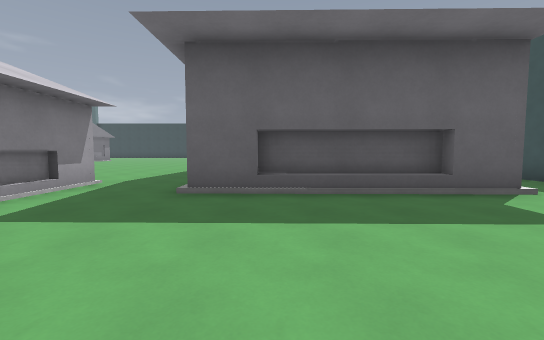
[1] (above)

20 first-person views from a walk through a Godot game level. The camera is 1.4 m above the floor, tilts 4° down and sees 90° across. The floor is counted in squares, 2 m on a side. Each view is taken from the middle of a square. On the plan, view 1 faces up. The plan holds only what a view shows up to about 9 squares ahead; the rest is blank. The place goes on beyond the plan. Characters and animated objects are left out. Surface patterns are stand-ins for the level's own textures.

[2]
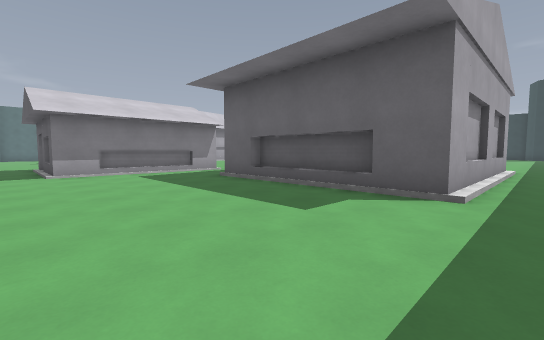

[3]
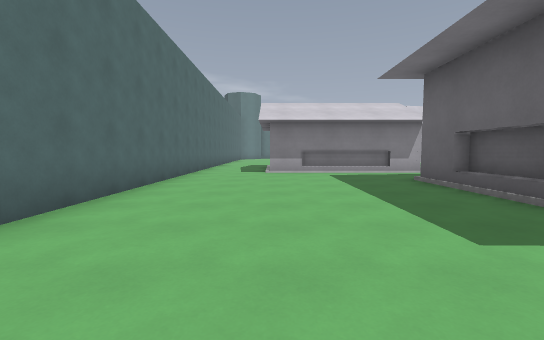

[4]
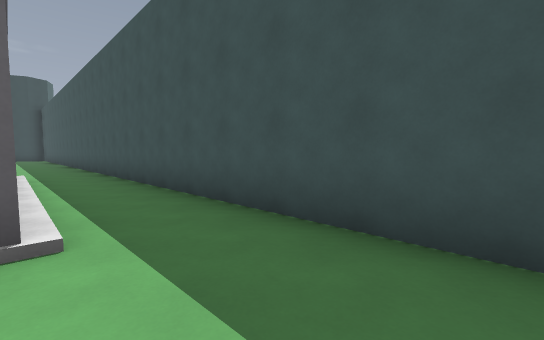

[5]
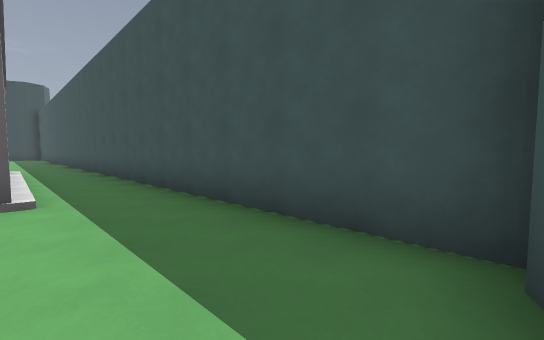

[6]
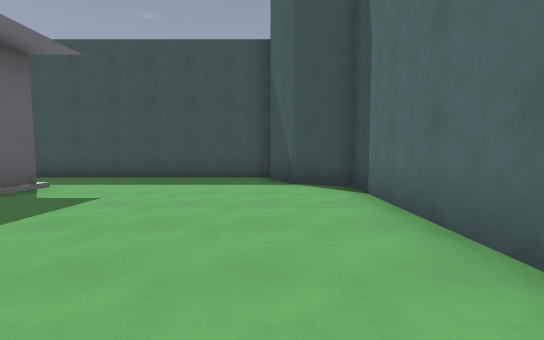

[7]
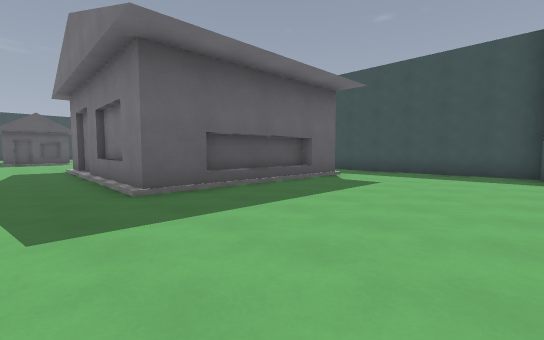

[8]
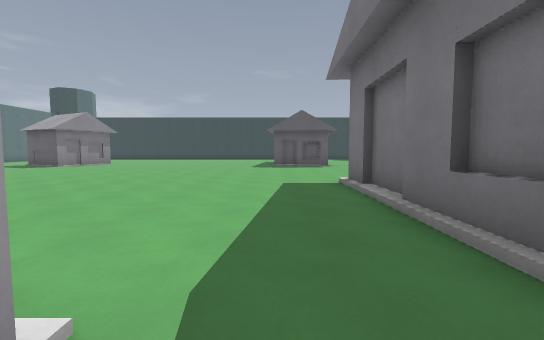

[9]
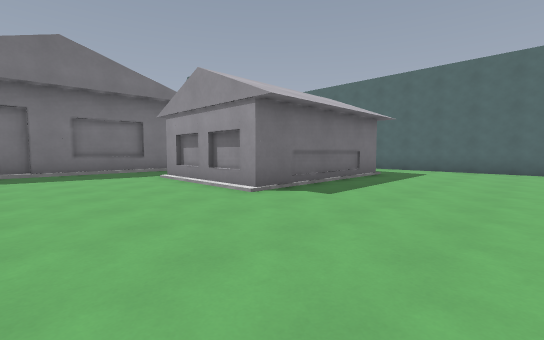

[10]
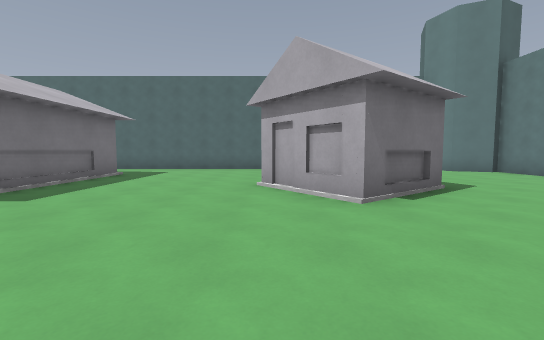

[11]
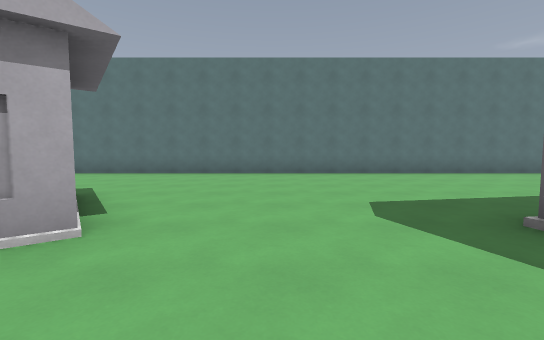

[12]
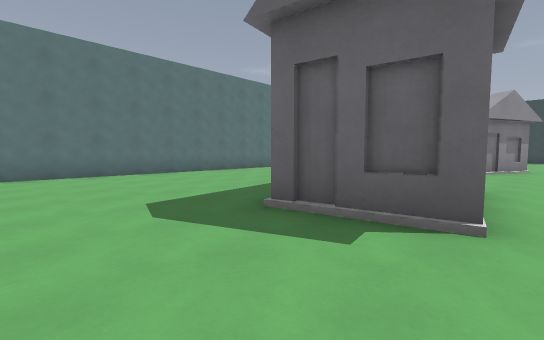

[13]
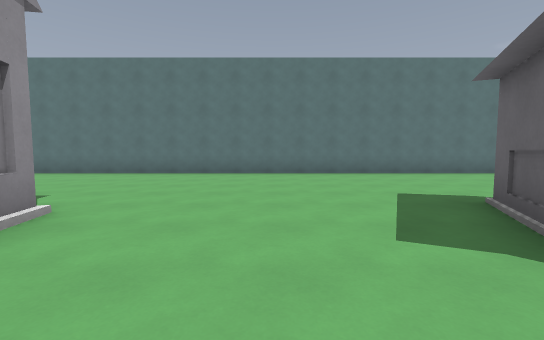

[14]
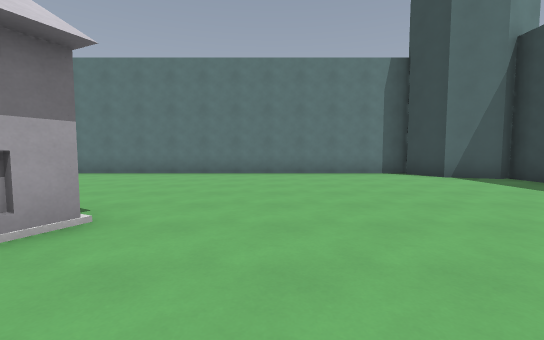

[15]
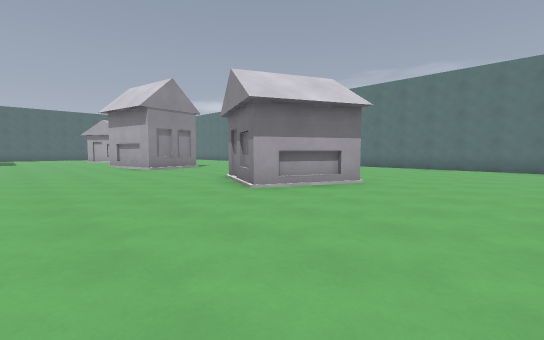

[16]
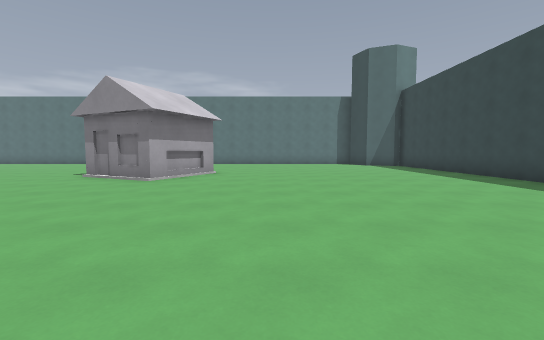

[17]
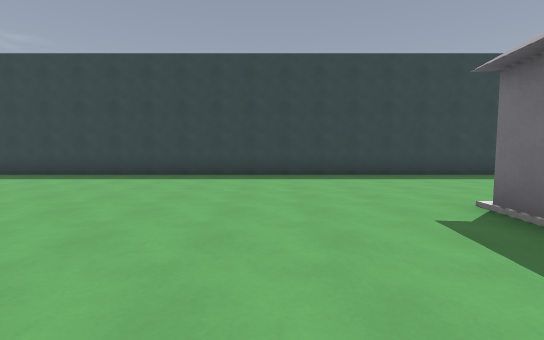

[18]
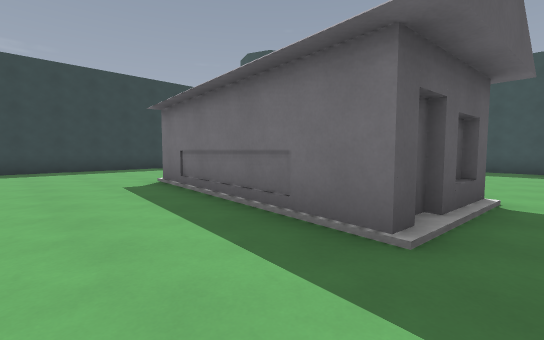

[19]
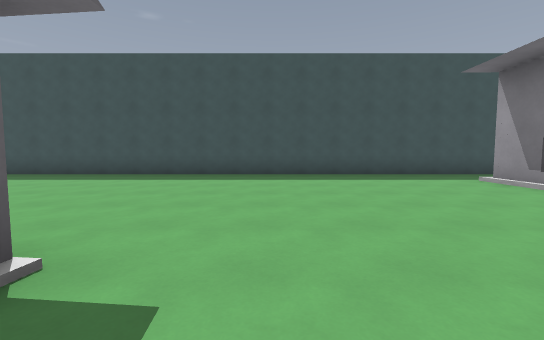

[20]
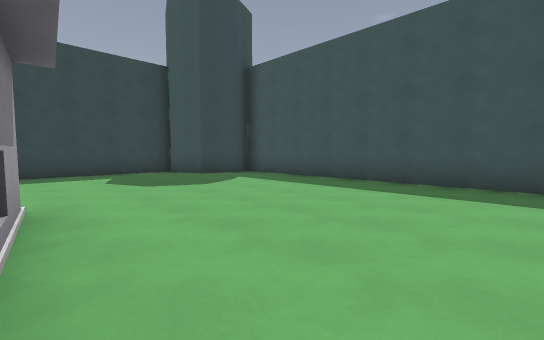

### Floor plan
Key: @ floor where view 1 was taken; # wall or solid block; . floor; / step, stairs or slope; H house.
Columns run from 20 left of view 1 to 7 right of it. Each row starts with its distance up from view 1.
 28   ##  ####################
 27 ###.. ...................##
 26 #.........................##
 25 #..........................#
 24 #..........................#
 23 #.................H H......#
 22 #.................H H......#
 21 #.................H H......#
 20 #......H...... ...H .......#
 19 #.....HHH....  ...H .......#
 18 #.....H H....  ..HHH.......#
 17 #......H.....  ............#
 16 #............     .........#
 15 #............      ........#
 14 #..........................#
 13 #................... ......#
 12 #.....HHH...........  .....#
 11 #.....  H. ........H   HH..#
 10 #......HH.  .......H    H..#
  9 #..................H    H..#
  8 #..................H    H..#
  7 #..................H    H..#
  6 #............////..H    H..#
  5 #......H.....HHHH..HHHHHH..#
  4 #....HHH.....HH H..........#
  3 #....   H....HHHH..........#
  2 #....   .....HHHH..........#
  1 #...    .....HHHH..........#
  0 ##.      ...........@.....##
 -1          ....   .........##
 -2          ###    ##########

Positions as (right, up) in squares from view 1, and headings:
1: (0, 0), facing up
2: (5, 0), facing up-left
3: (5, 1), facing left
4: (4, 2), facing up-right
5: (4, 0), facing up-right
6: (-1, 0), facing right
7: (-3, 0), facing up-right
8: (-3, 5), facing up
9: (-11, 9), facing down-right
10: (-12, 9), facing down
11: (-11, 7), facing left
12: (-11, 7), facing up-left
13: (-11, 15), facing left
14: (-11, 22), facing left
15: (-8, 23), facing down-left
16: (-5, 22), facing left
17: (-5, 20), facing up
18: (-5, 17), facing up-right
19: (-2, 16), facing right
20: (0, 19), facing up-right
